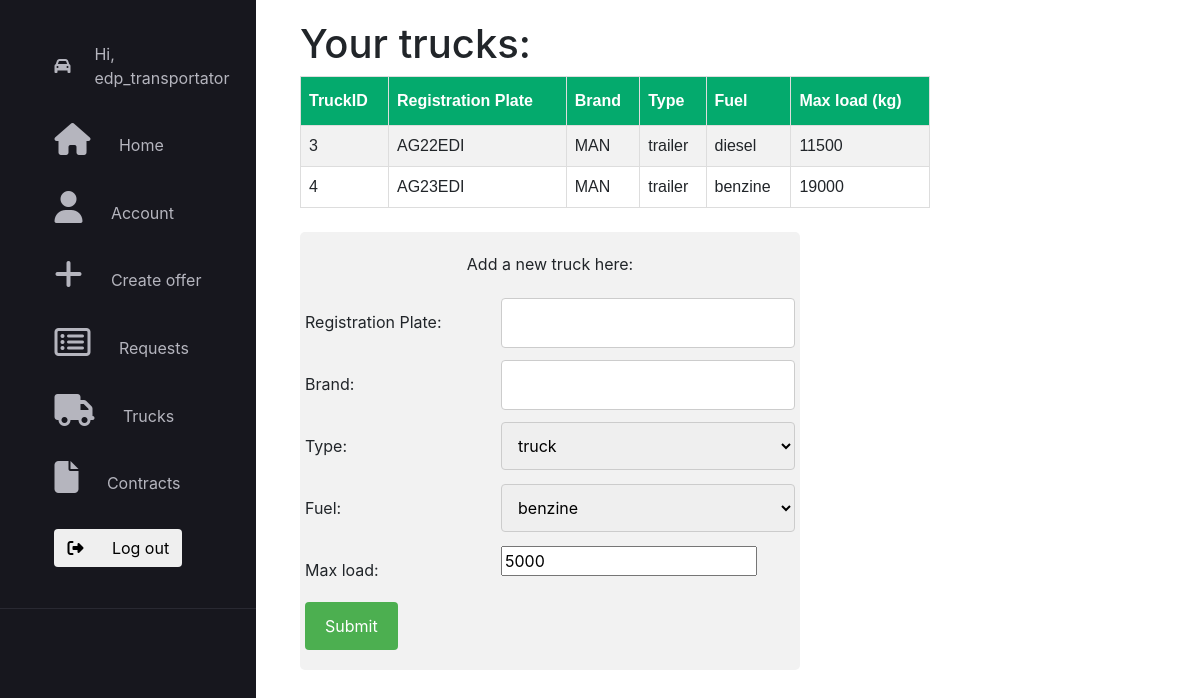
Page /trucks/ (signed in) on the earlier database version.
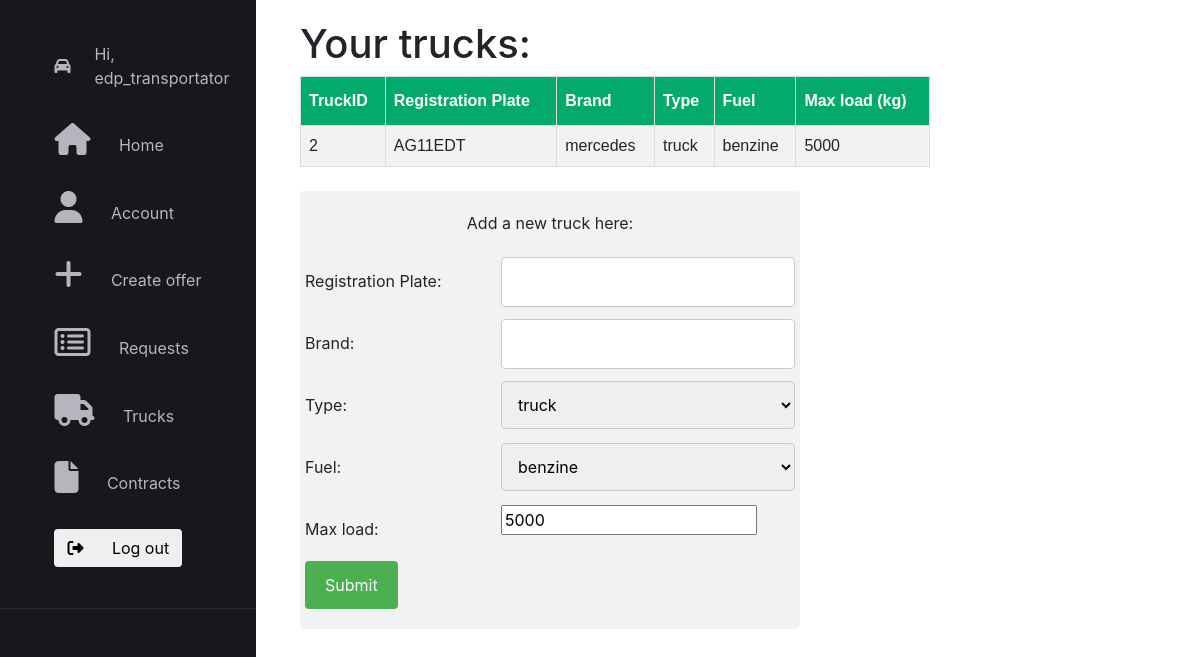
Same page on the later database version.
### application/models.py (models this page shows)
class Truck(models.Model):
    id = models.AutoField(primary_key=True)
    type = models.CharField(max_length=20)
    brand = models.CharField(max_length=20)
    registration_plate = models.CharField(max_length=15, unique=True)
    fuel = models.CharField(max_length=10)
    max_load = models.IntegerField()
    ownerId = models.ForeignKey(User, on_delete=models.CASCADE)

### application/decorators.py (the view)
        def wrapper_func(request, *args, **kwargs):
            user_groups = list()
            for group in request.user.groups.all():
                user_groups.append(group.name)
            if allowed_roles[0] in user_groups:
                return view_func(request, *args, **kwargs)
            else:
                return redirect('home')

### application/views.py (called while the page is built, shortened)
@allowed_users(allowed_roles=['transportator'])
@login_required(login_url='login')
def trucks(request):
    user = request.user
    user_groups = [group.name for group in user.groups.all()]
    curr_trucks = Truck.objects.all().filter(ownerId=request.user)
    new_truck = Truck()
    context = {'user_groups': user_groups, 'trucks': curr_trucks, 'fuel_t': FUEL_TYPE, 'truck_t': TRUCK_TYPE}
    return render(request, "application/trucks.html", context=context)

### application/templates/application/trucks.html (shortened to what this page needs)
{% extends 'application/main_layout_application.html' %}
{% load static %}
{% block content %}
    <link rel="stylesheet" href="{% static 'application/css/trucks.css' %}">
    <div style="margin-left: 300px; margin-top: 20px">
        <h1> Your trucks: </h1>
        <table id="truckstb">
            <tr>
                <th>TruckID</th>
                <th>Registration Plate</th>
                <th>Brand</th>
                <th>Type</th>
                <th>Fuel</th>
                <th>Max load (kg)</th>
            </tr>
            {% for truck in trucks %}
                <tr>
                    <td>{{ truck.id }}</td>
                    <td>{{ truck.registration_plate }}</td>
                    <td>{{ truck.brand }}</td>
                    <td>{{ truck.type }}</td>
                    <td>{{ truck.fuel }}</td>
                    <td>{{ truck.max_load }}</td>
                </tr>
            {% endfor %}
        </table><br>
        <div class="container2">
            <form action="" method="post">
                <p>Add a new truck here:</p>
                <div class="row">
                    <div class="col-25">
                        <label for="reg_plt">Registration Plate:</label>
                    </div>
                    <div class="col-75">
                        <input id="reg_plt" type="text" name="reg_plt"> <br>
                    </div>
                </div>
                <div class="row">
                    <div class="col-25">
                        <label for="brand">Brand:</label>
                    </div>
                    <div class="col-75">
                        <input id="brand" type="text" name="brand"><br>
                    </div>
                </div>
                <div class="row">
                    <div class="col-25">
                        <label for="type">Type:</label>
                    </div>
                    <div class="col-75">
                        <select id="type" name="type" >
                            {% for t in truck_t %}
                                <option value="{{ t }}">{{ t }}</option>
                            {%  endfor %}
                        </select>
                        <br>
                    </div>
                </div>
                <div class="row">
                    <div class="col-25">
                        <label for="fuel">Fuel:</label>
                    </div>
                    <div class="col-75">
                        <select id="fuel" name="fuel" >
                            {% for f in fuel_t %}
                                <option value="{{ f }}">{{ f }}</option>
                            {% endfor %}
                        </select>
                        <br>
                    </div>
                </div>
                <div class="row">
                    <div class="col-25">
                        <label for="max_load">Max load:</label>
                    </div>
                    <div class="col-75">
                        <input id="max_load" name="max_load" type="number" value="5000" step="500"><br>
                    </div>
                </div>
                <div class="row">
                    <input id="submit" type="submit" value="Submit"><br>
                </div>
            </form>
        </div>
    </div>
{% endblock %}

Differences in the rows shown:
removed Truck: id "3", registration_plate "AG22EDI", brand "MAN", type "trailer", fuel "diesel", max_load "11500"
removed Truck: id "4", registration_plate "AG23EDI", brand "MAN", type "trailer", fuel "benzine", max_load "19000"
now on this page (row edited): Truck: id "2", registration_plate "AG11EDT", brand "mercedes", type "truck", fuel "benzine", max_load "5000"
